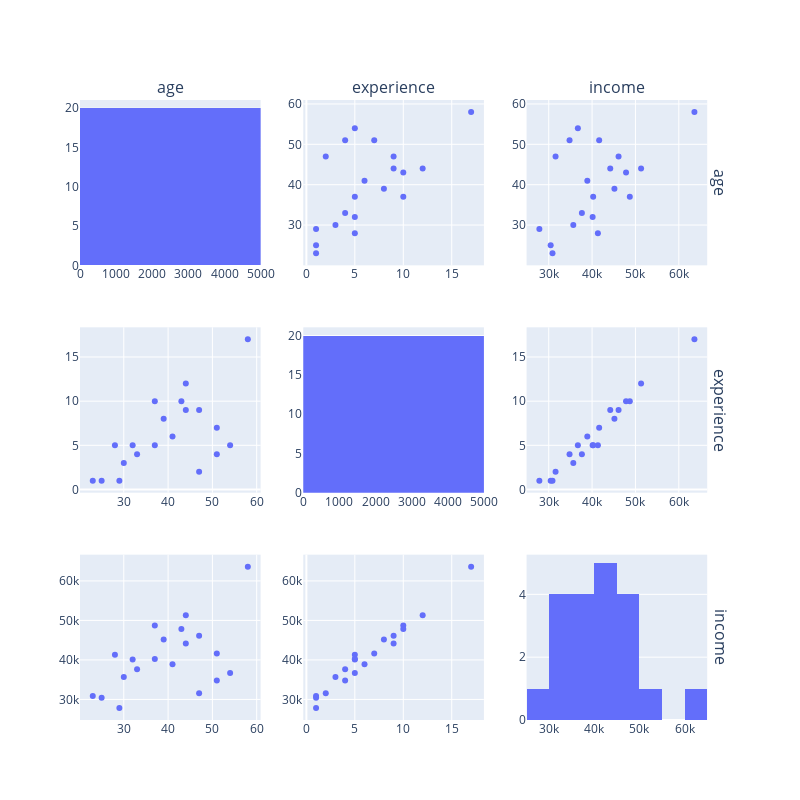

Notebook code cell kept with this figure:
### Markdown cell above
Here we plot all pair of variables based

### Code cell
cols = df.columns

fig = make_subplots(cols=len(cols), rows=len(cols), row_titles=[col for col in cols], column_titles=[col for col in cols])

for i in range(len(cols)):
    for j in range(len(cols)):
        if (i == j):
            plot = px.histogram(data_frame=df, x=cols[i], nbins=20)
        else:
            plot = px.scatter(data_frame=df, x=cols[i], y=cols[j])
        fig.add_trace(plot.data[0], col=i+1, row=j+1)
fig.update_layout(width=800, height=800)
fig.show()

### Figure 1 — Plotly figure (JSON) as saved in the notebook; plotly's stock layout.template omitted (floating-point values rounded to 4 significant figures)
{"data": [{"alignmentgroup": "True", "bingroup": "x", "hovertemplate": "age=%{x}<br>count=%{y}<extra></extra>", "legendgroup": "", "marker": {"color": "#636efa", "pattern": {"shape": ""}}, "name": "", "nbinsx": 20, "offsetgroup": "", "orientation": "v", "showlegend": false, "type": "histogram", "x": [25, 30, 47, 32, 43, 51, 28, 33, 37, 39, 29, 47, 54, 51, 44, 41, 58, 23, 44, 37], "xaxis": "x", "yaxis": "y"}, {"hovertemplate": "age=%{x}<br>experience=%{y}<extra></extra>", "legendgroup": "", "marker": {"color": "#636efa", "symbol": "circle"}, "mode": "markers", "name": "", "orientation": "v", "showlegend": false, "type": "scatter", "x": [25, 30, 47, 32, 43, 51, 28, 33, 37, 39, 29, 47, 54, 51, 44, 41, 58, 23, 44, 37], "xaxis": "x4", "y": [1, 3, 2, 5, 10, 7, 5, 4, 5, 8, 1, 9, 5, 4, 12, 6, 17, 1, 9, 10], "yaxis": "y4"}, {"hovertemplate": "age=%{x}<br>income=%{y}<extra></extra>", "legendgroup": "", "marker": {"color": "#636efa", "symbol": "circle"}, "mode": "markers", "name": "", "orientation": "v", "showlegend": false, "type": "scatter", "x": [25, 30, 47, 32, 43, 51, 28, 33, 37, 39, 29, 47, 54, 51, 44, 41, 58, 23, 44, 37], "xaxis": "x7", "y": [30450, 35670, 31580, 40130, 47830, 41630, 41340, 37650, 40250, 45150, 27840, 46110, 36720, 34800, 51300, 38900, 63600, 30870, 44190, 48700], "yaxis": "y7"}, {"hovertemplate": "experience=%{x}<br>age=%{y}<extra></extra>", "legendgroup": "", "marker": {"color": "#636efa", "symbol": "circle"}, "mode": "markers", "name": "", "orientation": "v", "showlegend": false, "type": "scatter", "x": [1, 3, 2, 5, 10, 7, 5, 4, 5, 8, 1, 9, 5, 4, 12, 6, 17, 1, 9, 10], "xaxis": "x2", "y": [25, 30, 47, 32, 43, 51, 28, 33, 37, 39, 29, 47, 54, 51, 44, 41, 58, 23, 44, 37], "yaxis": "y2"}, {"alignmentgroup": "True", "bingroup": "x", "hovertemplate": "experience=%{x}<br>count=%{y}<extra></extra>", "legendgroup": "", "marker": {"color": "#636efa", "pattern": {"shape": ""}}, "name": "", "nbinsx": 20, "offsetgroup": "", "orientation": "v", "showlegend": false, "type": "histogram", "x": [1, 3, 2, 5, 10, 7, 5, 4, 5, 8, 1, 9, 5, 4, 12, 6, 17, 1, 9, 10], "xaxis": "x5", "yaxis": "y5"}, {"hovertemplate": "experience=%{x}<br>income=%{y}<extra></extra>", "legendgroup": "", "marker": {"color": "#636efa", "symbol": "circle"}, "mode": "markers", "name": "", "orientation": "v", "showlegend": false, "type": "scatter", "x": [1, 3, 2, 5, 10, 7, 5, 4, 5, 8, 1, 9, 5, 4, 12, 6, 17, 1, 9, 10], "xaxis": "x8", "y": [30450, 35670, 31580, 40130, 47830, 41630, 41340, 37650, 40250, 45150, 27840, 46110, 36720, 34800, 51300, 38900, 63600, 30870, 44190, 48700], "yaxis": "y8"}, {"hovertemplate": "income=%{x}<br>age=%{y}<extra></extra>", "legendgroup": "", "marker": {"color": "#636efa", "symbol": "circle"}, "mode": "markers", "name": "", "orientation": "v", "showlegend": false, "type": "scatter", "x": [30450, 35670, 31580, 40130, 47830, 41630, 41340, 37650, 40250, 45150, 27840, 46110, 36720, 34800, 51300, 38900, 63600, 30870, 44190, 48700], "xaxis": "x3", "y": [25, 30, 47, 32, 43, 51, 28, 33, 37, 39, 29, 47, 54, 51, 44, 41, 58, 23, 44, 37], "yaxis": "y3"}, {"hovertemplate": "income=%{x}<br>experience=%{y}<extra></extra>", "legendgroup": "", "marker": {"color": "#636efa", "symbol": "circle"}, "mode": "markers", "name": "", "orientation": "v", "showlegend": false, "type": "scatter", "x": [30450, 35670, 31580, 40130, 47830, 41630, 41340, 37650, 40250, 45150, 27840, 46110, 36720, 34800, 51300, 38900, 63600, 30870, 44190, 48700], "xaxis": "x6", "y": [1, 3, 2, 5, 10, 7, 5, 4, 5, 8, 1, 9, 5, 4, 12, 6, 17, 1, 9, 10], "yaxis": "y6"}, {"alignmentgroup": "True", "bingroup": "x", "hovertemplate": "income=%{x}<br>count=%{y}<extra></extra>", "legendgroup": "", "marker": {"color": "#636efa", "pattern": {"shape": ""}}, "name": "", "nbinsx": 20, "offsetgroup": "", "orientation": "v", "showlegend": false, "type": "histogram", "x": [30450, 35670, 31580, 40130, 47830, 41630, 41340, 37650, 40250, 45150, 27840, 46110, 36720, 34800, 51300, 38900, 63600, 30870, 44190, 48700], "xaxis": "x9", "yaxis": "y9"}], "layout": {"annotations": [{"font": {"size": 16}, "showarrow": false, "text": "age", "x": 0.1411, "xanchor": "center", "xref": "paper", "y": 1, "yanchor": "bottom", "yref": "paper"}, {"font": {"size": 16}, "showarrow": false, "text": "experience", "x": 0.49, "xanchor": "center", "xref": "paper", "y": 1, "yanchor": "bottom", "yref": "paper"}, {"font": {"size": 16}, "showarrow": false, "text": "income", "x": 0.8389, "xanchor": "center", "xref": "paper", "y": 1, "yanchor": "bottom", "yref": "paper"}, {"font": {"size": 16}, "showarrow": false, "text": "age", "textangle": 90, "x": 0.98, "xanchor": "left", "xref": "paper", "y": 0.8667, "yanchor": "middle", "yref": "paper"}, {"font": {"size": 16}, "showarrow": false, "text": "experience", "textangle": 90, "x": 0.98, "xanchor": "left", "xref": "paper", "y": 0.5, "yanchor": "middle", "yref": "paper"}, {"font": {"size": 16}, "showarrow": false, "text": "income", "textangle": 90, "x": 0.98, "xanchor": "left", "xref": "paper", "y": 0.1333, "yanchor": "middle", "yref": "paper"}], "height": 800, "width": 800, "xaxis": {"anchor": "y", "domain": [0, 0.2822]}, "xaxis2": {"anchor": "y2", "domain": [0.3489, 0.6311]}, "xaxis3": {"anchor": "y3", "domain": [0.6978, 0.98]}, "xaxis4": {"anchor": "y4", "domain": [0, 0.2822]}, "xaxis5": {"anchor": "y5", "domain": [0.3489, 0.6311]}, "xaxis6": {"anchor": "y6", "domain": [0.6978, 0.98]}, "xaxis7": {"anchor": "y7", "domain": [0, 0.2822]}, "xaxis8": {"anchor": "y8", "domain": [0.3489, 0.6311]}, "xaxis9": {"anchor": "y9", "domain": [0.6978, 0.98]}, "yaxis": {"anchor": "x", "domain": [0.7333, 1]}, "yaxis2": {"anchor": "x2", "domain": [0.7333, 1]}, "yaxis3": {"anchor": "x3", "domain": [0.7333, 1]}, "yaxis4": {"anchor": "x4", "domain": [0.3667, 0.6333]}, "yaxis5": {"anchor": "x5", "domain": [0.3667, 0.6333]}, "yaxis6": {"anchor": "x6", "domain": [0.3667, 0.6333]}, "yaxis7": {"anchor": "x7", "domain": [0, 0.2667]}, "yaxis8": {"anchor": "x8", "domain": [0, 0.2667]}, "yaxis9": {"anchor": "x9", "domain": [0, 0.2667]}}}
